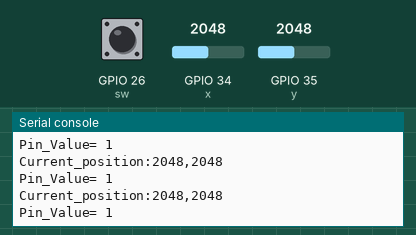
Recording of a program running on a simulated ESP32 board running MicroPython. On the bench: the last lines printed to the serial console. Inputs (shaded band) come from the test bench; at power-on: GPIO 34 (x) = 2048, GPIO 35 (y) = 2048, GPIO 26 (sw) HIGH (analog values on the 0–4095 scale).

Above: at 1.2 s.
1.3 s: GPIO 34 (x) set to 2866
At 1.71 s:
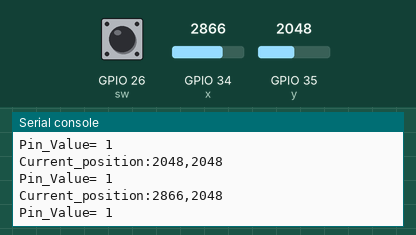
2.8 s: GPIO 35 (y) set to 2866
At 3.21 s:
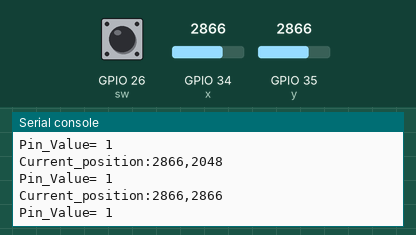
4.3 s: GPIO 26 (sw) pulled LOW for 0.35 s
At 4.72 s:
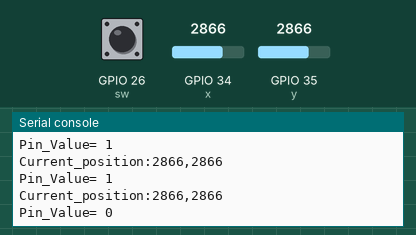
6.1 s: GPIO 34 (x) set to 3603
At 6.52 s:
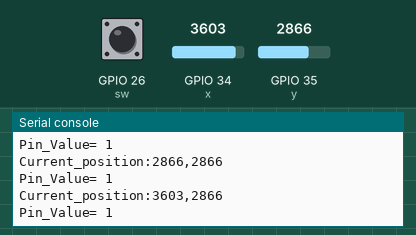
7.6 s: GPIO 35 (y) set to 3603
At 8.02 s:
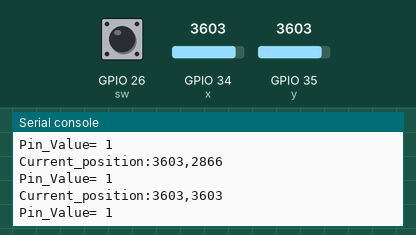
Timing chart, 0 to 10.1 s (numbered marks = the images above; inputs shaded):
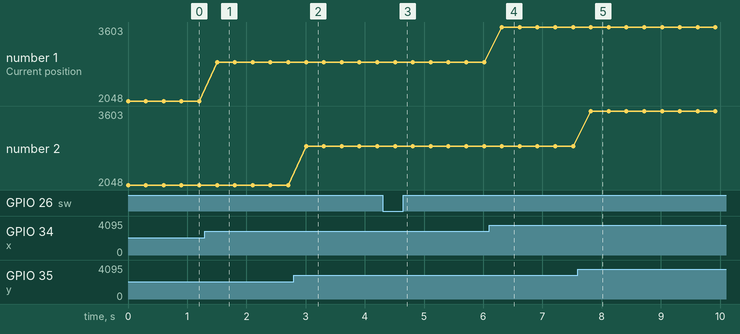

Measured:
- after the input at 1.3 s, the serial console: prints a new line after 0.20 s (image 1)
- after the input at 2.8 s, the serial console: prints a new line after 0.21 s (image 2)
- after the input at 4.3 s, the serial console: prints a new line after 0.21 s (image 3)
- after the input at 6.1 s, the serial console: prints a new line after 0.21 s (image 4)
- after the input at 7.6 s, the serial console: prints a new line after 0.22 s (image 5)
- plotted number 1: 2048 → 2866 after the input at 1.3 s, 2866 → 3603 after the input at 6.1 s

The program:

mainJOYSTICK.py
```python
from machine import Pin, ADC
from time import sleep_ms

x = ADC(Pin(34))
y = ADC(Pin(35))

x.atten(ADC.ATTN_11DB)
y.atten(ADC.ATTN_11DB)

sw = Pin(26, Pin.IN, Pin.PULL_UP)

while True:
    x_val = x.read()
    y_val = y.read()
    print("Current_position:{},{}".format(x_val,y_val))
    print('Pin_Value=',sw.value())
    sleep_ms(300)


#     y_val = y.read()
#     print("x_position:",x_val)
#     sleep(0.1)
```
